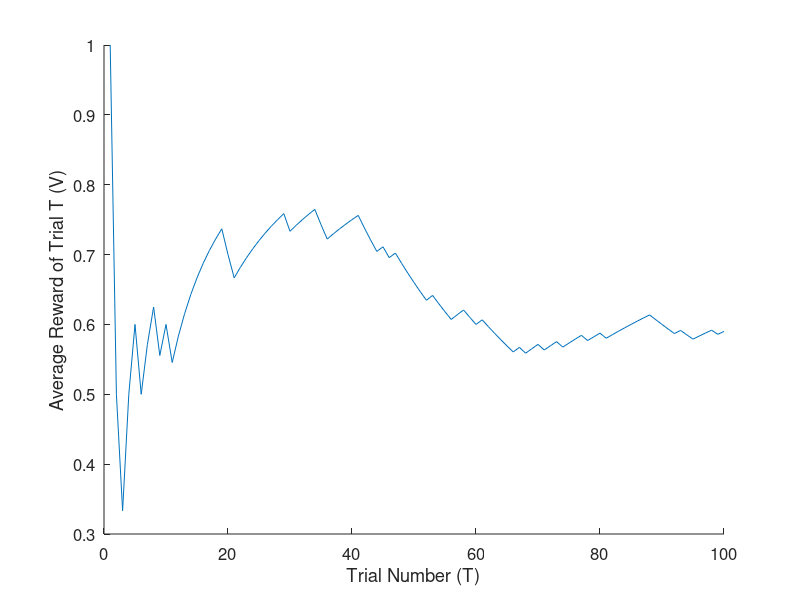
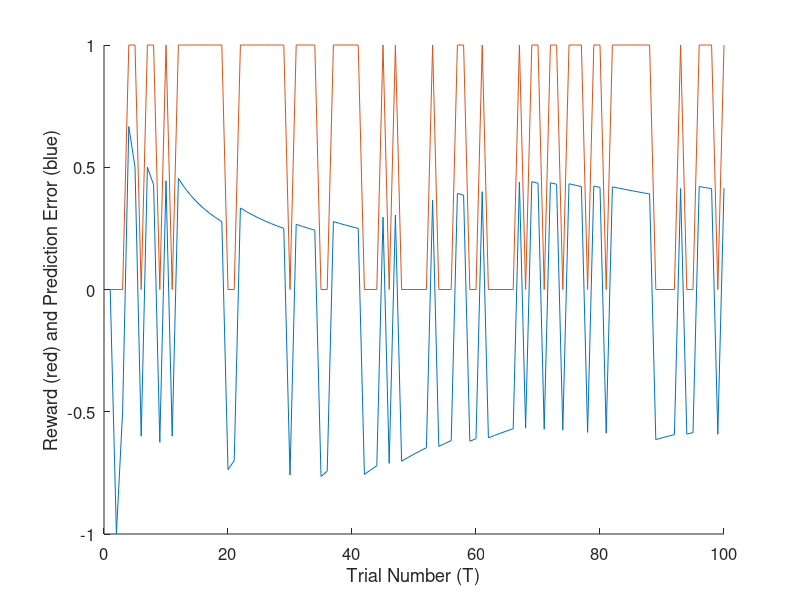
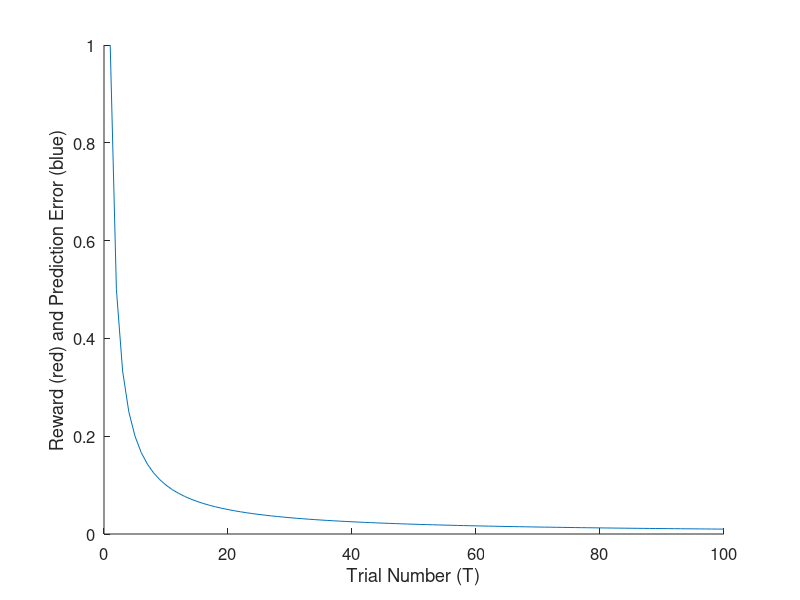
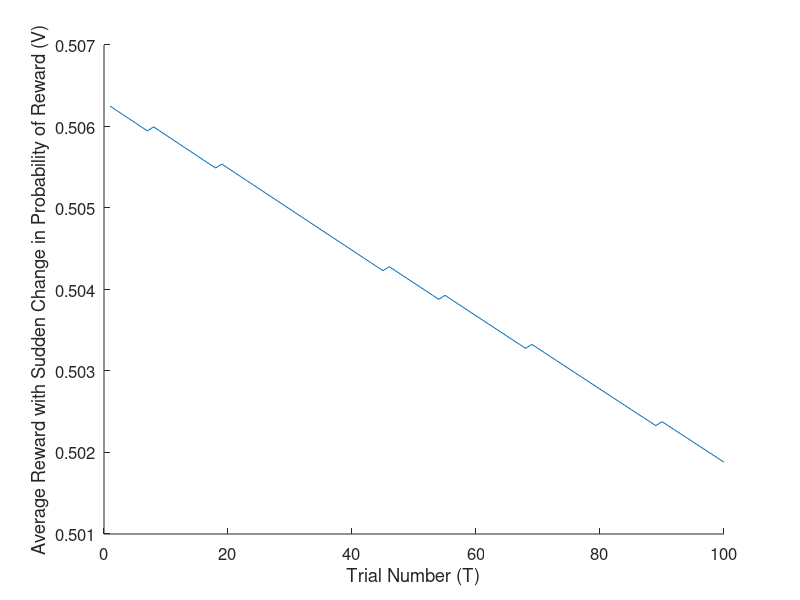

Source code (MATLAB) for these figures, in order:
clear
p_reward = 0.5;%probability of reward
p_no_rward = 1 - p_reward;%probability of no reward
T = 100;%trials

if rand(1) <= p_reward
    V(1) = 1;
else
    V(1) = 0;
end

LR(1) = 1;
for t = 2:T
    if rand(1) <= p_reward
        r(t) = 1;
    else
        r(t) = 0;
    end
    V(t) = V(t-1) + 1/t*(r(t) - V(t-1));
    PE(t) = r(t) - V(t-1);
    LR(t) = 1/t;
end

figure(1); clf; hold on;
plot(1:T, V)
xlabel('Trial Number (T)')
ylabel('Average Reward of Trial T (V)')
%xlim([0.5 0.8])
set(gca, 'fontsize', 12)
%saveFigurePdf(gcf, '~/Documents/MATLAB/Assignment_02/q3_fig1.pdf')
saveas(figure(1),'fig1_question2_A04_comparison.pdf')






figure(2); clf; hold on;
plot(1:T, PE)
plot(1:T, r)
xlabel('Trial Number (T)')
ylabel('Reward (red) and Prediction Error (blue)')
%xlim([0.5 0.8])
set(gca, 'fontsize', 12)
%saveFigurePdf(gcf, '~/Documents/MATLAB/Assignment_02/q3_fig1.pdf')
saveas(figure(2),'fig2_question2_A04_prediction_error.pdf')




figure(3); clf; hold on;
plot(1:T, LR)
xlabel('Trial Number (T)')
ylabel('Reward (red) and Prediction Error (blue)')
%xlim([0.5 0.8])
set(gca, 'fontsize', 12)
%saveFigurePdf(gcf, '~/Documents/MATLAB/Assignment_02/q3_fig1.pdf')
saveas(figure(3),'fig3_question2_A04_learning_rate.pdf')


T = 10000;
V(1) = r(1)
for t = 2:T
    if rand(1) <= p_reward
        r(t) = 1;
    else
        r(t) = 0;
    end
    V(t) = V(t-1) + 1/t*(r(t) - V(t-1));
    PE(t) = r(t) - V(t-1);
    LR(t) = 1/t;
end


p_reward = 0.1;
for t = 10001:T+100
    if rand(1) <= p_reward
        r(t) = 1;
    else
        r(t) = 0;
    end
    V(t) = V(t-1) + 1/t*(r(t) - V(t-1));
    PE(t) = r(t) - V(t-1);
    LR(t) = 1/t;
end
x = 10001:T+100

figure(4); clf; hold on;
plot(V(end-99:end))
xlabel('Trial Number (T)')
ylabel('Average Reward with Sudden Change in Probability of Reward (V)')
%xlim([0.5 0.8])
set(gca, 'fontsize', 12)
%saveFigurePdf(gcf, '~/Documents/MATLAB/Assignment_02/q3_fig1.pdf')
saveas(figure(4),'fig4_question2_A04_sudden_change_in_prob.pdf')



